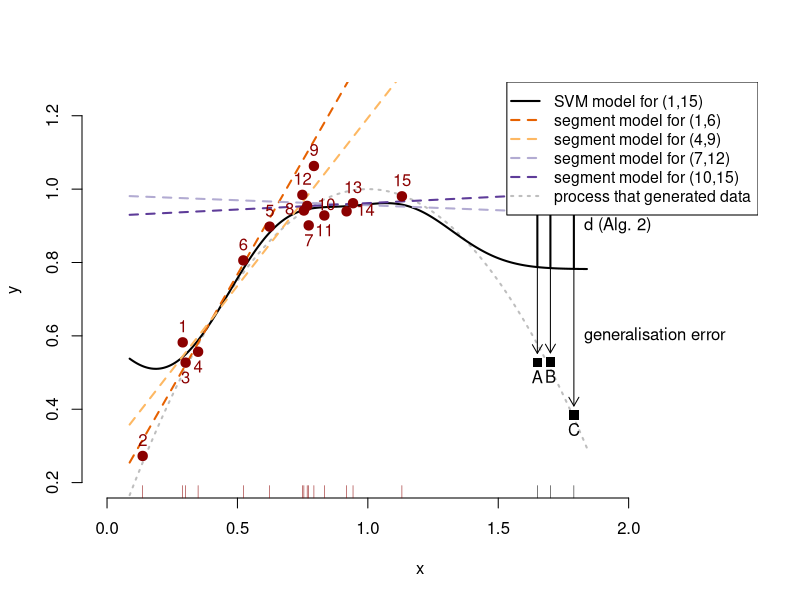
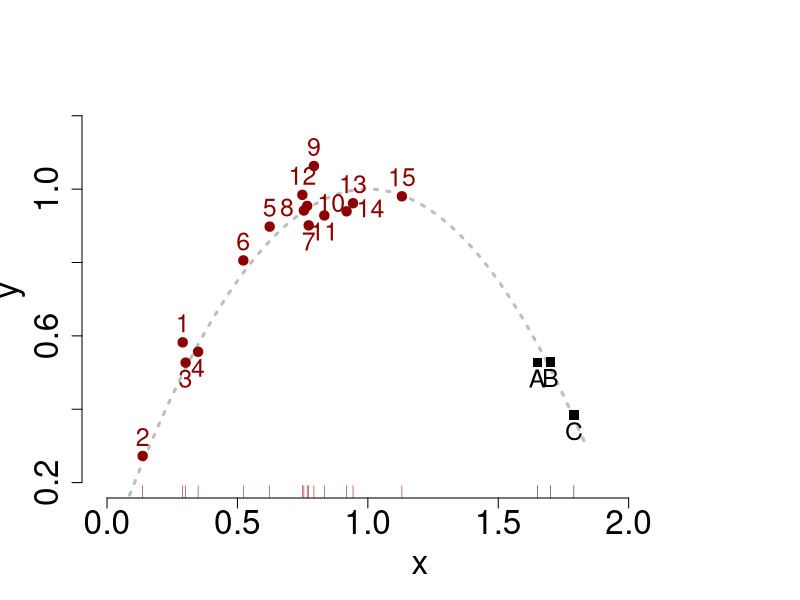
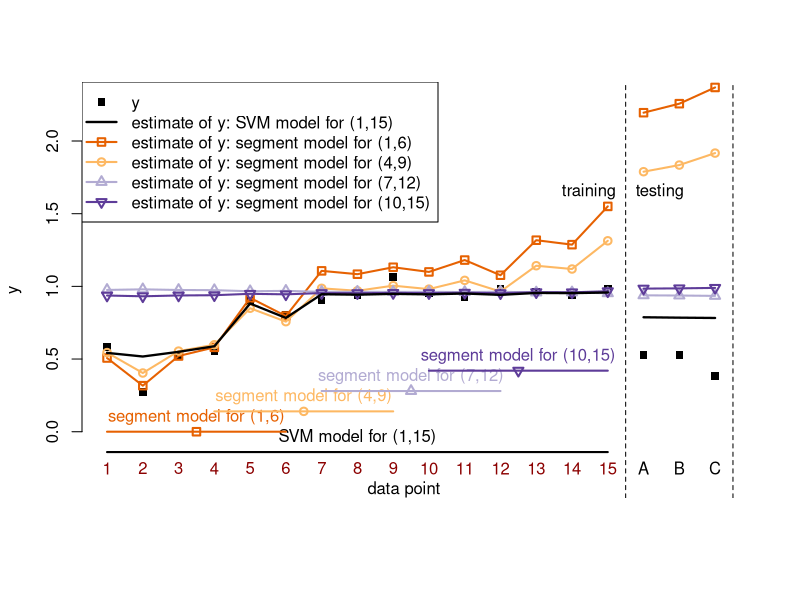

Write the R code that produced these figures, in order.
## ---- chunk 1
library(e1071)
set.seed(42)
f <- function(x) { 1-(x-1)^2 }

data_tr <- data.frame(i=1:15,
                      x=sort(runif(15)),
                      y=NA)
data_tr$x <- data_tr$x+rnorm(15,sd=0.1)
data_tr$y <- f(data_tr$x)+rnorm(15,sd=0.05)

data_te1 <- data.frame(i=LETTERS[4:6],x=c(0.45,0.5,0.59),y=NA)
data_te1$y <- f(data_te1$x)+rnorm(3,sd=0.05)

data_te2 <- data.frame(i=LETTERS[1:3],x=c(1.65,1.7,1.79),y=NA)
data_te2$y <- f(data_te2$x)+rnorm(3,sd=0.05)


## ---- chunk 2
seg <- data.frame(a=seq(from=1,by=3,length.out=4),b=NA)
seg[,"b"] <- seg[,"a"]+5
makef <- function(model=lm,data=data_tr) {
  m <- model(y~x,data=data)
  function(newdata) {
    predict(m,data.frame(x=newdata))
  }
}
f_full <- makef(svm)
f_seg <- vector("list",dim(seg)[1])
for(i in 1:dim(seg)[1]) {
  f_seg[[i]] <- makef(lm,data_tr[seg[i,"a"]:seg[i,"b"],])
}
## ---- chunk 3
# col4 <- c('#e41a1c','#377eb8','#4daf4a','#984ea3') # not color-blind safe, 
# changed to https://colorbrewer2.org/?type=diverging&scheme=PuOr&n=4
col4 <- c('#e66101','#fdb863','#b2abd2','#5e3c99')

lty4 <- rep("dashed",4)
pch4 <- c(0,1,2,6)
xrange <- range(data_tr[,2],data_te1[,2],data_te2[,2])
xx <- seq(from=xrange[1]-0.05,to=xrange[2]+0.05,length.out=256)

for(onlydata in c(FALSE,TRUE)) {
  pdf(if(onlydata) "figures/2dplotbare.pdf" else "figures/2dplot.pdf",width=9,height=7)
  if(onlydata) {
    plot(c(0,2.4),c(0.2,1.25),type="n",bty="n",xlab="x",ylab="y",cex.axis = 2, cex.lab = 2)
    rug(data_tr[,"x"],col="darkred")
    rug(data_te2[,"x"])
    lines(xx,f(xx),col="gray",lty="dotted",lwd=3)
    
    posvector <- c(3,3,1,1,3,3,1,2,3,4,1,3,3,4,3)
    points(data_tr[,2:3],col="darkred",pch=19,cex=1.25)
    text(data_tr[,2:3],labels=data_tr[,1],cex=1.5, col="darkred",pos=posvector)
    posvector_te <- c(1,1,1)
    points(data_te2[,2:3],pch=15,cex=1.25)
    text(data_te2[,2:3],labels=data_te2[,1],cex=1.5, pos=posvector_te)
  } else {
    plot(c(0,2.4),c(0.2,1.25),type="n",bty="n",xlab="x",ylab="y")
    rug(data_tr[,"x"],col="darkred")
    rug(data_te2[,"x"])
    lines(xx,f(xx),col="gray",lty="dotted",lwd=2)
 # }
#if(!onlydata) {
lines(xx,f_full(xx),col="black",lwd=2)
for(i in 1:length(f_seg)) {
  lines(xx,f_seg[[i]](xx),col=col4[i],lty=lty4[i],lwd=2)
}
  text(xrange[2],0.9,labels="d (Alg. 2)",pos=4)
  text(xrange[2],0.6,labels="generalisation error",pos=4)
  for(i in 1:3) {
  arrows(x0=data_te2[i,"x"],
         y1=data_te2[i,"y"]+0.025,
         y0=f_full(data_te2[i,"x"]),lwd=1,
  col="black",
  length=0.1)
   arrows(x0=data_te2[i,"x"],
         y1=f_seg[[4]](data_te2[i,"x"]),
         y0=f_full(data_te2[i,"x"]),lwd=2,
  col="black",
  length=0.1) 
  }
  legend("topright",legend=c("SVM model for (1,15)",
                          "segment model for (1,6)",
                          "segment model for (4,9)",
                          "segment model for (7,12)",
                          "segment model for (10,15)",
                          "process that generated data"),
       col=c("black",col4,"gray"),
       lty=c("solid",lty4,"dotted"),
       lwd=c(2,2,2,2,2,2),
       pch=c(NA,NA,NA,NA,NA,NA), #pch=c(NA,pch4,NA),
       cex=0.95)
#}
posvector <- c(3,3,1,1,3,3,1,2,3,4,1,3,3,4,3)
points(data_tr[,2:3],col="darkred",pch=19,cex=1.25)
text(data_tr[,2:3],labels=data_tr[,1],cex=1, col="darkred",pos=posvector)
posvector_te <- c(1,1,1)
points(data_te2[,2:3],pch=15,cex=1.25)
text(data_te2[,2:3],labels=data_te2[,1],cex=1, pos=posvector_te)
#text(data_tr[,2:3],labels=data_tr[,1],cex=1, col="darkred")
#text(data_te2[,2:3],labels=data_te2[,1],cex=1)
}
dev.off()
}
## ---- chunk 4
pdf("figures/1dplot.pdf",width=12,height=7)
plot(c(1,18.5),c(-0.35,2.3),type="n",xaxt="n",xlab="",ylab="y",bty="n")
abline(v=15.5,col="black",lty="dashed")
abline(v=18.5,col="black",lty="dashed")
text(15.5,1.65,labels="training",pos=2)
text(15.5,1.65,labels="testing",pos=4)
points(data_tr[,c("i","y")],col="black",pch=15)
points(data.frame(i=16:18,x=data_te2[,"y"]),col="black",pch=15)
text(x=1:18,rep(-0.25,18),labels=c(data_tr[,"i"],as.character(data_te2[,"i"])),
     col=c(rep("darkred",15),rep("black",3)))
text(8,-0.4,labels="data point",pos=4)
legend("topleft",legend=c(
                          "y",
                          "estimate of y: SVM model for (1,15)",
                          "estimate of y: segment model for (1,6)",
                          "estimate of y: segment model for (4,9)",
                          "estimate of y: segment model for (7,12)",
                          "estimate of y: segment model for (10,15)"),
       col=c("black","black",col4),lty=c(NA,rep("solid",5)),pch=c(15,NA,pch4),lwd=c(2,2.25,2,2,2,2),
       cex=1)
text(x=(1+15)/2,y=-0.14,pos=3,col="black",cex=1,labels="SVM model for (1,15)")
lines(c(1,15),c(-0.14,-0.14),col="black",lwd=2)
for(i in 1:dim(seg)[1]) {
  points(1:15,f_seg[[i]](data_tr[1:15,"x"]),col=col4[i],pch=pch4[i],lwd=2)
  lines(1:15,f_seg[[i]](data_tr[1:15,"x"]),col=col4[i],lwd=2)
  text(x=(seg[i,"a"]+seg[i,"b"])/2,y=(i-1)*0.14,pos=3,col=col4[i],cex=1,
       labels=sprintf("segment model for (%d,%d)",seg[i,"a"],seg[i,"b"]))
  lines(c(seg[i,"a"],seg[i,"b"]),rep((i-1)*0.14,2),col=col4[i],lwd=2)
  points((seg[i,"a"]+seg[i,"b"])/2,(i-1)*0.14,col=col4[i],pch=pch4[i],lwd=2)
  points(16:18,f_seg[[i]](data_te2[,"x"]),col=col4[i],pch=pch4[i],lwd=2)
  lines(16:18,f_seg[[i]](data_te2[,"x"]),col=col4[i],lwd=2)
}
lines(1:15,f_full(data_tr[,"x"]),col="black",lwd=2.25)
lines(16:18,f_full(data_te2[,"x"]),col="black",lwd=2.25)
dev.off()
